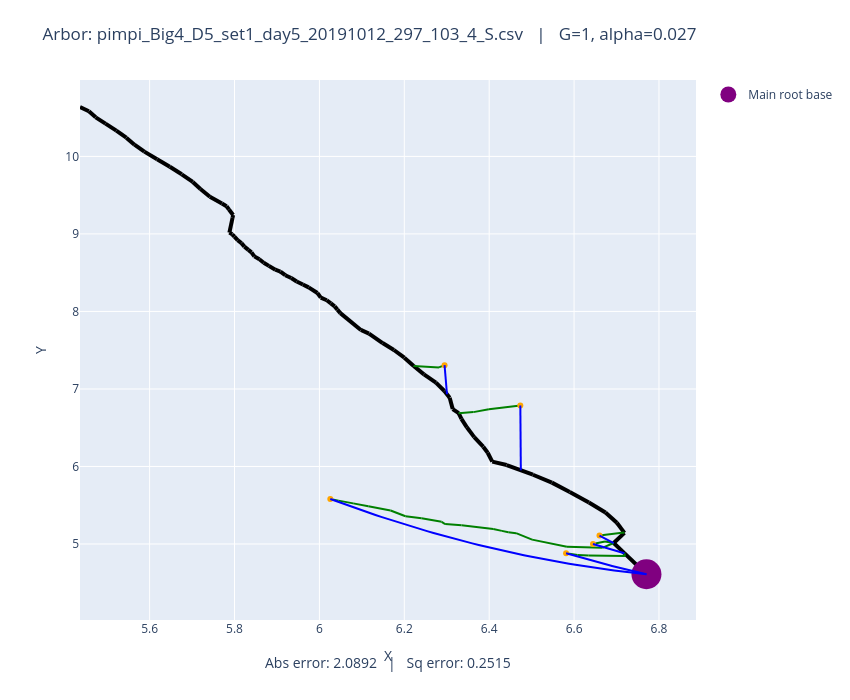

The cell this chart's notebook holds for it:
### Code cell
# Plot both observed and optimized
plot_arbors(fname, 1, 0.027)

### Figure 1 — Plotly figure (JSON) as saved in the notebook; plotly's stock layout.template omitted (floating-point values rounded to 4 significant figures)
{"data": [{"line": {"color": "black", "width": 4}, "mode": "lines", "showlegend": false, "type": "scatter", "x": [6.77, 6.718], "y": [4.61, 4.882]}, {"line": {"color": "black", "width": 4}, "mode": "lines", "showlegend": false, "type": "scatter", "x": [6.718, 6.693], "y": [4.882, 5.013]}, {"line": {"color": "black", "width": 4}, "mode": "lines", "showlegend": false, "type": "scatter", "x": [6.693, 6.719], "y": [5.013, 5.144]}, {"line": {"color": "black", "width": 4}, "mode": "lines", "showlegend": false, "type": "scatter", "x": [6.719, 6.701], "y": [5.144, 5.274]}, {"line": {"color": "black", "width": 4}, "mode": "lines", "showlegend": false, "type": "scatter", "x": [6.701, 6.674], "y": [5.274, 5.406]}, {"line": {"color": "black", "width": 4}, "mode": "lines", "showlegend": false, "type": "scatter", "x": [6.674, 6.635], "y": [5.406, 5.536]}, {"line": {"color": "black", "width": 4}, "mode": "lines", "showlegend": false, "type": "scatter", "x": [6.635, 6.59], "y": [5.536, 5.672]}, {"line": {"color": "black", "width": 4}, "mode": "lines", "showlegend": false, "type": "scatter", "x": [6.59, 6.548], "y": [5.672, 5.792]}, {"line": {"color": "black", "width": 4}, "mode": "lines", "showlegend": false, "type": "scatter", "x": [6.548, 6.503], "y": [5.792, 5.894]}, {"line": {"color": "black", "width": 4}, "mode": "lines", "showlegend": false, "type": "scatter", "x": [6.503, 6.441], "y": [5.894, 6.019]}, {"line": {"color": "black", "width": 4}, "mode": "lines", "showlegend": false, "type": "scatter", "x": [6.441, 6.407], "y": [6.019, 6.063]}, {"line": {"color": "black", "width": 4}, "mode": "lines", "showlegend": false, "type": "scatter", "x": [6.407, 6.396], "y": [6.063, 6.177]}, {"line": {"color": "black", "width": 4}, "mode": "lines", "showlegend": false, "type": "scatter", "x": [6.396, 6.386], "y": [6.177, 6.255]}, {"line": {"color": "black", "width": 4}, "mode": "lines", "showlegend": false, "type": "scatter", "x": [6.386, 6.365], "y": [6.255, 6.379]}, {"line": {"color": "black", "width": 4}, "mode": "lines", "showlegend": false, "type": "scatter", "x": [6.365, 6.347], "y": [6.379, 6.505]}, {"line": {"color": "black", "width": 4}, "mode": "lines", "showlegend": false, "type": "scatter", "x": [6.347, 6.335], "y": [6.505, 6.615]}, {"line": {"color": "black", "width": 4}, "mode": "lines", "showlegend": false, "type": "scatter", "x": [6.335, 6.328], "y": [6.615, 6.688]}, {"line": {"color": "black", "width": 4}, "mode": "lines", "showlegend": false, "type": "scatter", "x": [6.328, 6.314], "y": [6.688, 6.741]}, {"line": {"color": "black", "width": 4}, "mode": "lines", "showlegend": false, "type": "scatter", "x": [6.314, 6.307], "y": [6.741, 6.888]}, {"line": {"color": "black", "width": 4}, "mode": "lines", "showlegend": false, "type": "scatter", "x": [6.307, 6.294], "y": [6.888, 6.973]}, {"line": {"color": "black", "width": 4}, "mode": "lines", "showlegend": false, "type": "scatter", "x": [6.294, 6.275], "y": [6.973, 7.082]}, {"line": {"color": "black", "width": 4}, "mode": "lines", "showlegend": false, "type": "scatter", "x": [6.275, 6.246], "y": [7.082, 7.188]}, {"line": {"color": "black", "width": 4}, "mode": "lines", "showlegend": false, "type": "scatter", "x": [6.246, 6.222], "y": [7.188, 7.296]}, {"line": {"color": "black", "width": 4}, "mode": "lines", "showlegend": false, "type": "scatter", "x": [6.222, 6.2], "y": [7.296, 7.404]}, {"line": {"color": "black", "width": 4}, "mode": "lines", "showlegend": false, "type": "scatter", "x": [6.2, 6.176], "y": [7.404, 7.502]}, {"line": {"color": "black", "width": 4}, "mode": "lines", "showlegend": false, "type": "scatter", "x": [6.176, 6.149], "y": [7.502, 7.592]}, {"line": {"color": "black", "width": 4}, "mode": "lines", "showlegend": false, "type": "scatter", "x": [6.149, 6.117], "y": [7.592, 7.715]}, {"line": {"color": "black", "width": 4}, "mode": "lines", "showlegend": false, "type": "scatter", "x": [6.117, 6.098], "y": [7.715, 7.761]}, {"line": {"color": "black", "width": 4}, "mode": "lines", "showlegend": false, "type": "scatter", "x": [6.098, 6.049], "y": [7.761, 7.978]}, {"line": {"color": "black", "width": 4}, "mode": "lines", "showlegend": false, "type": "scatter", "x": [6.049, 6.042], "y": [7.978, 8.023]}, {"line": {"color": "black", "width": 4}, "mode": "lines", "showlegend": false, "type": "scatter", "x": [6.042, 6.036], "y": [8.023, 8.065]}, {"line": {"color": "black", "width": 4}, "mode": "lines", "showlegend": false, "type": "scatter", "x": [6.036, 6.027], "y": [8.065, 8.104]}, {"line": {"color": "black", "width": 4}, "mode": "lines", "showlegend": false, "type": "scatter", "x": [6.027, 6.017], "y": [8.104, 8.145]}, {"line": {"color": "black", "width": 4}, "mode": "lines", "showlegend": false, "type": "scatter", "x": [6.017, 6.003], "y": [8.145, 8.179]}, {"line": {"color": "black", "width": 4}, "mode": "lines", "showlegend": false, "type": "scatter", "x": [6.003, 5.995], "y": [8.179, 8.238]}, {"line": {"color": "black", "width": 4}, "mode": "lines", "showlegend": false, "type": "scatter", "x": [5.995, 5.975], "y": [8.238, 8.31]}, {"line": {"color": "black", "width": 4}, "mode": "lines", "showlegend": false, "type": "scatter", "x": [5.975, 5.961], "y": [8.31, 8.347]}, {"line": {"color": "black", "width": 4}, "mode": "lines", "showlegend": false, "type": "scatter", "x": [5.961, 5.946], "y": [8.347, 8.387]}, {"line": {"color": "black", "width": 4}, "mode": "lines", "showlegend": false, "type": "scatter", "x": [5.946, 5.934], "y": [8.387, 8.431]}, {"line": {"color": "black", "width": 4}, "mode": "lines", "showlegend": false, "type": "scatter", "x": [5.934, 5.92], "y": [8.431, 8.467]}, {"line": {"color": "black", "width": 4}, "mode": "lines", "showlegend": false, "type": "scatter", "x": [5.92, 5.908], "y": [8.467, 8.515]}, {"line": {"color": "black", "width": 4}, "mode": "lines", "showlegend": false, "type": "scatter", "x": [5.908, 5.896], "y": [8.515, 8.538]}, {"line": {"color": "black", "width": 4}, "mode": "lines", "showlegend": false, "type": "scatter", "x": [5.896, 5.881], "y": [8.538, 8.588]}, {"line": {"color": "black", "width": 4}, "mode": "lines", "showlegend": false, "type": "scatter", "x": [5.881, 5.869], "y": [8.588, 8.629]}, {"line": {"color": "black", "width": 4}, "mode": "lines", "showlegend": false, "type": "scatter", "x": [5.869, 5.859], "y": [8.629, 8.673]}, {"line": {"color": "black", "width": 4}, "mode": "lines", "showlegend": false, "type": "scatter", "x": [5.859, 5.847], "y": [8.673, 8.711]}, {"line": {"color": "black", "width": 4}, "mode": "lines", "showlegend": false, "type": "scatter", "x": [5.847, 5.84], "y": [8.711, 8.762]}, {"line": {"color": "black", "width": 4}, "mode": "lines", "showlegend": false, "type": "scatter", "x": [5.84, 5.833], "y": [8.762, 8.795]}, {"line": {"color": "black", "width": 4}, "mode": "lines", "showlegend": false, "type": "scatter", "x": [5.833, 5.823], "y": [8.795, 8.836]}, {"line": {"color": "black", "width": 4}, "mode": "lines", "showlegend": false, "type": "scatter", "x": [5.823, 5.816], "y": [8.836, 8.881]}, {"line": {"color": "black", "width": 4}, "mode": "lines", "showlegend": false, "type": "scatter", "x": [5.816, 5.807], "y": [8.881, 8.919]}, {"line": {"color": "black", "width": 4}, "mode": "lines", "showlegend": false, "type": "scatter", "x": [5.807, 5.8], "y": [8.919, 8.964]}, {"line": {"color": "black", "width": 4}, "mode": "lines", "showlegend": false, "type": "scatter", "x": [5.8, 5.795], "y": [8.964, 8.995]}, {"line": {"color": "black", "width": 4}, "mode": "lines", "showlegend": false, "type": "scatter", "x": [5.795, 5.788], "y": [8.995, 9.017]}, {"line": {"color": "black", "width": 4}, "mode": "lines", "showlegend": false, "type": "scatter", "x": [5.788, 5.795], "y": [9.017, 9.208]}, {"line": {"color": "black", "width": 4}, "mode": "lines", "showlegend": false, "type": "scatter", "x": [5.795, 5.797], "y": [9.208, 9.244]}, {"line": {"color": "black", "width": 4}, "mode": "lines", "showlegend": false, "type": "scatter", "x": [5.797, 5.787], "y": [9.244, 9.315]}, {"line": {"color": "black", "width": 4}, "mode": "lines", "showlegend": false, "type": "scatter", "x": [5.787, 5.781], "y": [9.315, 9.357]}, {"line": {"color": "black", "width": 4}, "mode": "lines", "showlegend": false, "type": "scatter", "x": [5.781, 5.77], "y": [9.357, 9.392]}, {"line": {"color": "black", "width": 4}, "mode": "lines", "showlegend": false, "type": "scatter", "x": [5.77, 5.742], "y": [9.392, 9.479]}, {"line": {"color": "black", "width": 4}, "mode": "lines", "showlegend": false, "type": "scatter", "x": [5.742, 5.72], "y": [9.479, 9.58]}, {"line": {"color": "black", "width": 4}, "mode": "lines", "showlegend": false, "type": "scatter", "x": [5.72, 5.702], "y": [9.58, 9.671]}, {"line": {"color": "black", "width": 4}, "mode": "lines", "showlegend": false, "type": "scatter", "x": [5.702, 5.676], "y": [9.671, 9.77]}, {"line": {"color": "black", "width": 4}, "mode": "lines", "showlegend": false, "type": "scatter", "x": [5.676, 5.648], "y": [9.77, 9.867]}, {"line": {"color": "black", "width": 4}, "mode": "lines", "showlegend": false, "type": "scatter", "x": [5.648, 5.618], "y": [9.867, 9.965]}, {"line": {"color": "black", "width": 4}, "mode": "lines", "showlegend": false, "type": "scatter", "x": [5.618, 5.588], "y": [9.965, 10.06]}, {"line": {"color": "black", "width": 4}, "mode": "lines", "showlegend": false, "type": "scatter", "x": [5.588, 5.564], "y": [10.06, 10.15]}, {"line": {"color": "black", "width": 4}, "mode": "lines", "showlegend": false, "type": "scatter", "x": [5.564, 5.545], "y": [10.15, 10.24]}, {"line": {"color": "black", "width": 4}, "mode": "lines", "showlegend": false, "type": "scatter", "x": [5.545, 5.522], "y": [10.24, 10.33]}, {"line": {"color": "black", "width": 4}, "mode": "lines", "showlegend": false, "type": "scatter", "x": [5.522, 5.496], "y": [10.33, 10.42]}, {"line": {"color": "black", "width": 4}, "mode": "lines", "showlegend": false, "type": "scatter", "x": [5.496, 5.473], "y": [10.42, 10.5]}, {"line": {"color": "black", "width": 4}, "mode": "lines", "showlegend": false, "type": "scatter", "x": [5.473, 5.457], "y": [10.5, 10.58]}, {"line": {"color": "black", "width": 4}, "mode": "lines", "showlegend": false, "type": "scatter", "x": [5.457, 5.436], "y": [10.58, 10.64]}, {"line": {"color": "green", "width": 2}, "mode": "lines", "showlegend": false, "type": "scatter", "x": [6.66, 6.717], "y": [5.109, 5.147]}, {"line": {"color": "green", "width": 2}, "mode": "lines", "showlegend": false, "type": "scatter", "x": [6.717, 6.719], "y": [5.147, 5.144]}, {"line": {"color": "green", "width": 2}, "mode": "lines", "showlegend": false, "type": "scatter", "x": [6.645, 6.673], "y": [5.001, 5.034]}, {"line": {"color": "green", "width": 2}, "mode": "lines", "showlegend": false, "type": "scatter", "x": [6.673, 6.693], "y": [5.034, 5.013]}, {"line": {"color": "green", "width": 2}, "mode": "lines", "showlegend": false, "type": "scatter", "x": [6.026, 6.045], "y": [5.581, 5.559]}, {"line": {"color": "green", "width": 2}, "mode": "lines", "showlegend": false, "type": "scatter", "x": [6.045, 6.08], "y": [5.559, 5.524]}, {"line": {"color": "green", "width": 2}, "mode": "lines", "showlegend": false, "type": "scatter", "x": [6.08, 6.115], "y": [5.524, 5.486]}, {"line": {"color": "green", "width": 2}, "mode": "lines", "showlegend": false, "type": "scatter", "x": [6.115, 6.168], "y": [5.486, 5.433]}, {"line": {"color": "green", "width": 2}, "mode": "lines", "showlegend": false, "type": "scatter", "x": [6.168, 6.203], "y": [5.433, 5.358]}, {"line": {"color": "green", "width": 2}, "mode": "lines", "showlegend": false, "type": "scatter", "x": [6.203, 6.241], "y": [5.358, 5.332]}, {"line": {"color": "green", "width": 2}, "mode": "lines", "showlegend": false, "type": "scatter", "x": [6.241, 6.288], "y": [5.332, 5.286]}, {"line": {"color": "green", "width": 2}, "mode": "lines", "showlegend": false, "type": "scatter", "x": [6.288, 6.296], "y": [5.286, 5.257]}, {"line": {"color": "green", "width": 2}, "mode": "lines", "showlegend": false, "type": "scatter", "x": [6.296, 6.335], "y": [5.257, 5.241]}, {"line": {"color": "green", "width": 2}, "mode": "lines", "showlegend": false, "type": "scatter", "x": [6.335, 6.41], "y": [5.241, 5.194]}, {"line": {"color": "green", "width": 2}, "mode": "lines", "showlegend": false, "type": "scatter", "x": [6.41, 6.43], "y": [5.194, 5.169]}, {"line": {"color": "green", "width": 2}, "mode": "lines", "showlegend": false, "type": "scatter", "x": [6.43, 6.445], "y": [5.169, 5.151]}, {"line": {"color": "green", "width": 2}, "mode": "lines", "showlegend": false, "type": "scatter", "x": [6.445, 6.463], "y": [5.151, 5.14]}, {"line": {"color": "green", "width": 2}, "mode": "lines", "showlegend": false, "type": "scatter", "x": [6.463, 6.501], "y": [5.14, 5.056]}, {"line": {"color": "green", "width": 2}, "mode": "lines", "showlegend": false, "type": "scatter", "x": [6.501, 6.583], "y": [5.056, 4.963]}, {"line": {"color": "green", "width": 2}, "mode": "lines", "showlegend": false, "type": "scatter", "x": [6.583, 6.667], "y": [4.963, 4.951]}, {"line": {"color": "green", "width": 2}, "mode": "lines", "showlegend": false, "type": "scatter", "x": [6.667, 6.693], "y": [4.951, 5.013]}, {"line": {"color": "green", "width": 2}, "mode": "lines", "showlegend": false, "type": "scatter", "x": [6.581, 6.608], "y": [4.88, 4.86]}, {"line": {"color": "green", "width": 2}, "mode": "lines", "showlegend": false, "type": "scatter", "x": [6.608, 6.634], "y": [4.86, 4.851]}, {"line": {"color": "green", "width": 2}, "mode": "lines", "showlegend": false, "type": "scatter", "x": [6.634, 6.72], "y": [4.851, 4.845]}, {"line": {"color": "green", "width": 2}, "mode": "lines", "showlegend": false, "type": "scatter", "x": [6.72, 6.718], "y": [4.845, 4.882]}, {"line": {"color": "green", "width": 2}, "mode": "lines", "showlegend": false, "type": "scatter", "x": [6.295, 6.282], "y": [7.307, 7.278]}, {"line": {"color": "green", "width": 2}, "mode": "lines", "showlegend": false, "type": "scatter", "x": [6.282, 6.222], "y": [7.278, 7.296]}, {"line": {"color": "green", "width": 2}, "mode": "lines", "showlegend": false, "type": "scatter", "x": [6.473, 6.399], "y": [6.788, 6.737]}, {"line": {"color": "green", "width": 2}, "mode": "lines", "showlegend": false, "type": "scatter", "x": [6.399, 6.363], "y": [6.737, 6.701]}, {"line": {"color": "green", "width": 2}, "mode": "lines", "showlegend": false, "type": "scatter", "x": [6.363, 6.328], "y": [6.701, 6.688]}, {"marker": {"color": "orange"}, "mode": "markers", "showlegend": false, "type": "scatter", "x": [6.66], "y": [5.109]}, {"marker": {"color": "orange"}, "mode": "markers", "showlegend": false, "type": "scatter", "x": [6.645], "y": [5.001]}, {"marker": {"color": "orange"}, "mode": "markers", "showlegend": false, "type": "scatter", "x": [6.026], "y": [5.581]}, {"marker": {"color": "orange"}, "mode": "markers", "showlegend": false, "type": "scatter", "x": [6.581], "y": [4.88]}, {"marker": {"color": "orange"}, "mode": "markers", "showlegend": false, "type": "scatter", "x": [6.295], "y": [7.307]}, {"marker": {"color": "orange"}, "mode": "markers", "showlegend": false, "type": "scatter", "x": [6.473], "y": [6.788]}, {"marker": {"color": "purple", "size": 30}, "mode": "markers", "name": "Main root base", "type": "scatter", "x": [6.77], "y": [4.61]}, {"line": {"color": "blue"}, "mode": "lines", "showlegend": false, "type": "scatter", "x": [6.66, 6.661, 6.661, 6.662, 6.663, 6.663, 6.664, 6.665, 6.665, 6.666, 6.667, 6.667, 6.668, 6.669, 6.669, 6.67, 6.671, 6.671, 6.672, 6.673, 6.674, 6.674, 6.675, 6.676, 6.676, 6.677, 6.678, 6.678, 6.679, 6.68, 6.68, 6.681, 6.682, 6.682, 6.683, 6.684, 6.684, 6.685, 6.686, 6.686, 6.687, 6.688, 6.689, 6.689, 6.69, 6.691, 6.691, 6.692, 6.693, 6.693], "y": [5.109, 5.107, 5.105, 5.103, 5.101, 5.099, 5.097, 5.095, 5.093, 5.091, 5.089, 5.087, 5.085, 5.083, 5.082, 5.08, 5.078, 5.076, 5.074, 5.072, 5.07, 5.068, 5.066, 5.064, 5.062, 5.06, 5.058, 5.056, 5.054, 5.052, 5.05, 5.048, 5.046, 5.044, 5.042, 5.04, 5.038, 5.036, 5.034, 5.032, 5.03, 5.028, 5.026, 5.024, 5.022, 5.021, 5.019, 5.017, 5.015, 5.013]}, {"line": {"color": "blue"}, "mode": "lines", "showlegend": false, "type": "scatter", "x": [6.645, 6.646, 6.648, 6.649, 6.651, 6.652, 6.654, 6.655, 6.657, 6.658, 6.66, 6.661, 6.663, 6.664, 6.666, 6.667, 6.669, 6.67, 6.672, 6.673, 6.675, 6.676, 6.678, 6.679, 6.681, 6.682, 6.684, 6.685, 6.687, 6.688, 6.69, 6.691, 6.693, 6.694, 6.696, 6.697, 6.699, 6.7, 6.702, 6.703, 6.705, 6.706, 6.708, 6.709, 6.711, 6.712, 6.714, 6.715, 6.717, 6.718], "y": [5.001, 4.998, 4.996, 4.993, 4.991, 4.988, 4.986, 4.983, 4.981, 4.978, 4.976, 4.973, 4.971, 4.968, 4.966, 4.963, 4.961, 4.958, 4.956, 4.953, 4.951, 4.948, 4.946, 4.944, 4.941, 4.939, 4.936, 4.934, 4.931, 4.929, 4.927, 4.924, 4.922, 4.919, 4.917, 4.915, 4.912, 4.91, 4.908, 4.905, 4.903, 4.9, 4.898, 4.896, 4.893, 4.891, 4.889, 4.886, 4.884, 4.882]}, {"line": {"color": "blue"}, "mode": "lines", "showlegend": false, "type": "scatter", "x": [6.026, 6.041, 6.056, 6.071, 6.086, 6.102, 6.117, 6.132, 6.147, 6.162, 6.178, 6.193, 6.208, 6.223, 6.238, 6.254, 6.269, 6.284, 6.299, 6.314, 6.33, 6.345, 6.36, 6.375, 6.39, 6.406, 6.421, 6.436, 6.451, 6.466, 6.482, 6.497, 6.512, 6.527, 6.542, 6.558, 6.573, 6.588, 6.603, 6.618, 6.634, 6.649, 6.664, 6.679, 6.694, 6.71, 6.725, 6.74, 6.755, 6.77], "y": [5.581, 5.55, 5.52, 5.49, 5.46, 5.431, 5.403, 5.374, 5.347, 5.32, 5.293, 5.267, 5.241, 5.215, 5.19, 5.166, 5.142, 5.118, 5.095, 5.073, 5.051, 5.029, 5.008, 4.987, 4.967, 4.947, 4.928, 4.909, 4.89, 4.872, 4.855, 4.838, 4.821, 4.805, 4.789, 4.774, 4.759, 4.745, 4.731, 4.718, 4.705, 4.693, 4.681, 4.669, 4.658, 4.648, 4.637, 4.628, 4.619, 4.61]}, {"line": {"color": "blue"}, "mode": "lines", "showlegend": false, "type": "scatter", "x": [6.581, 6.585, 6.589, 6.593, 6.597, 6.6, 6.604, 6.608, 6.612, 6.616, 6.62, 6.624, 6.628, 6.631, 6.635, 6.639, 6.643, 6.647, 6.651, 6.655, 6.658, 6.662, 6.666, 6.67, 6.674, 6.678, 6.682, 6.685, 6.689, 6.693, 6.697, 6.701, 6.705, 6.709, 6.713, 6.716, 6.72, 6.724, 6.728, 6.732, 6.736, 6.74, 6.743, 6.747, 6.751, 6.755, 6.759, 6.763, 6.767, 6.77], "y": [4.88, 4.874, 4.868, 4.862, 4.855, 4.849, 4.843, 4.837, 4.831, 4.825, 4.819, 4.813, 4.807, 4.801, 4.796, 4.79, 4.784, 4.778, 4.773, 4.767, 4.761, 4.756, 4.75, 4.744, 4.739, 4.733, 4.728, 4.722, 4.717, 4.712, 4.706, 4.701, 4.695, 4.69, 4.685, 4.68, 4.675, 4.669, 4.664, 4.659, 4.654, 4.649, 4.644, 4.639, 4.634, 4.629, 4.624, 4.619, 4.615, 4.61]}, {"line": {"color": "blue"}, "mode": "lines", "showlegend": false, "type": "scatter", "x": [6.295, 6.295, 6.295, 6.295, 6.295, 6.295, 6.296, 6.296, 6.296, 6.296, 6.296, 6.296, 6.296, 6.296, 6.296, 6.297, 6.297, 6.297, 6.297, 6.297, 6.297, 6.297, 6.297, 6.298, 6.298, 6.298, 6.298, 6.298, 6.298, 6.298, 6.298, 6.298, 6.299, 6.299, 6.299, 6.299, 6.299, 6.299, 6.299, 6.299, 6.3, 6.3, 6.3, 6.3, 6.3, 6.3, 6.3, 6.3, 6.3, 6.301], "y": [7.307, 7.3, 7.292, 7.284, 7.277, 7.269, 7.261, 7.254, 7.246, 7.238, 7.231, 7.223, 7.215, 7.208, 7.2, 7.192, 7.185, 7.177, 7.169, 7.162, 7.154, 7.146, 7.139, 7.131, 7.123, 7.116, 7.108, 7.1, 7.092, 7.085, 7.077, 7.069, 7.062, 7.054, 7.046, 7.039, 7.031, 7.023, 7.016, 7.008, 7.0, 6.993, 6.985, 6.977, 6.97, 6.962, 6.954, 6.947, 6.939, 6.931]}, {"line": {"color": "blue"}, "mode": "lines", "showlegend": false, "type": "scatter", "x": [6.473, 6.473, 6.473, 6.473, 6.473, 6.473, 6.474, 6.474, 6.474, 6.474, 6.474, 6.474, 6.474, 6.474, 6.474, 6.474, 6.474, 6.474, 6.474, 6.474, 6.474, 6.474, 6.474, 6.474, 6.474, 6.474, 6.474, 6.474, 6.474, 6.474, 6.474, 6.474, 6.474, 6.474, 6.474, 6.474, 6.474, 6.474, 6.474, 6.474, 6.474, 6.474, 6.474, 6.474, 6.474, 6.474, 6.475, 6.475, 6.475, 6.475], "y": [6.788, 6.771, 6.754, 6.737, 6.72, 6.703, 6.686, 6.669, 6.652, 6.634, 6.617, 6.6, 6.583, 6.566, 6.549, 6.532, 6.515, 6.498, 6.481, 6.464, 6.447, 6.429, 6.412, 6.395, 6.378, 6.361, 6.344, 6.327, 6.31, 6.293, 6.276, 6.259, 6.242, 6.225, 6.207, 6.19, 6.173, 6.156, 6.139, 6.122, 6.105, 6.088, 6.071, 6.054, 6.037, 6.02, 6.003, 5.985, 5.968, 5.951]}], "layout": {"annotations": [{"font": {"size": 14}, "showarrow": false, "text": "Abs error: 2.0892   |   Sq error: 0.2515", "x": 0.5, "xref": "paper", "y": -0.1, "yref": "paper"}], "height": 700, "margin": {"b": 80, "t": 80}, "title": {"text": "Arbor: pimpi_Big4_D5_set1_day5_20191012_297_103_4_S.csv   |   G=1, alpha=0.027"}, "width": 850, "xaxis": {"autorange": true, "range": [5.436, 6.888], "title": {"text": "X"}, "type": "linear"}, "yaxis": {"autorange": true, "range": [4.02, 10.99], "title": {"text": "Y"}, "type": "linear"}}}
